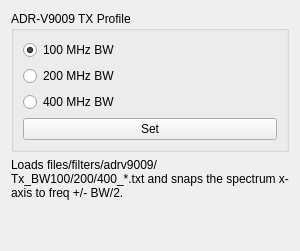
            <widget class="QWidget" name="tabProfile">
             <attribute name="title">
              <string>Profile</string>
             </attribute>
             <layout class="QVBoxLayout" name="verticalLayoutProfile">
              <item>
               <widget class="QGroupBox" name="grpProfileBw">
                <property name="title">
                 <string>ADR-V9009 TX Profile</string>
                </property>
                <layout class="QVBoxLayout" name="verticalLayoutProfileBw">
                 <item>
                  <widget class="QRadioButton" name="rdoProfile100">
                   <property name="text">
                    <string>100 MHz BW</string>
                   </property>
                   <property name="checked">
                    <bool>true</bool>
                   </property>
                  </widget>
                 </item>
                 <item>
                  <widget class="QRadioButton" name="rdoProfile200">
                   <property name="text">
                    <string>200 MHz BW</string>
                   </property>
                  </widget>
                 </item>
                 <item>
                  <widget class="QRadioButton" name="rdoProfile400">
                   <property name="text">
                    <string>400 MHz BW</string>
                   </property>
                  </widget>
                 </item>
                 <item>
                  <widget class="QPushButton" name="btnProfileSet">
                   <property name="text">
                    <string>Set</string>
                   </property>
                  </widget>
                 </item>
                </layout>
               </widget>
              </item>
              <item>
               <widget class="QLabel" name="lblProfileHint">
                <property name="text">
                 <string>Loads files/filters/adrv9009/Tx_BW100/200/400_*.txt and snaps the spectrum x-axis to freq +/- BW/2.</string>
                </property>
                <property name="wordWrap">
                 <bool>true</bool>
                </property>
               </widget>
              </item>
              <item>
               <spacer name="verticalSpacerProfile">
                <property name="orientation">
                 <enum>Qt::Vertical</enum>
                </property>
                <property name="sizeHint" stdset="0">
                 <size>
                  <width>20</width>
                  <height>40</height>
                 </size>
                </property>
               </spacer>
              </item>
             </layout>
            </widget>
